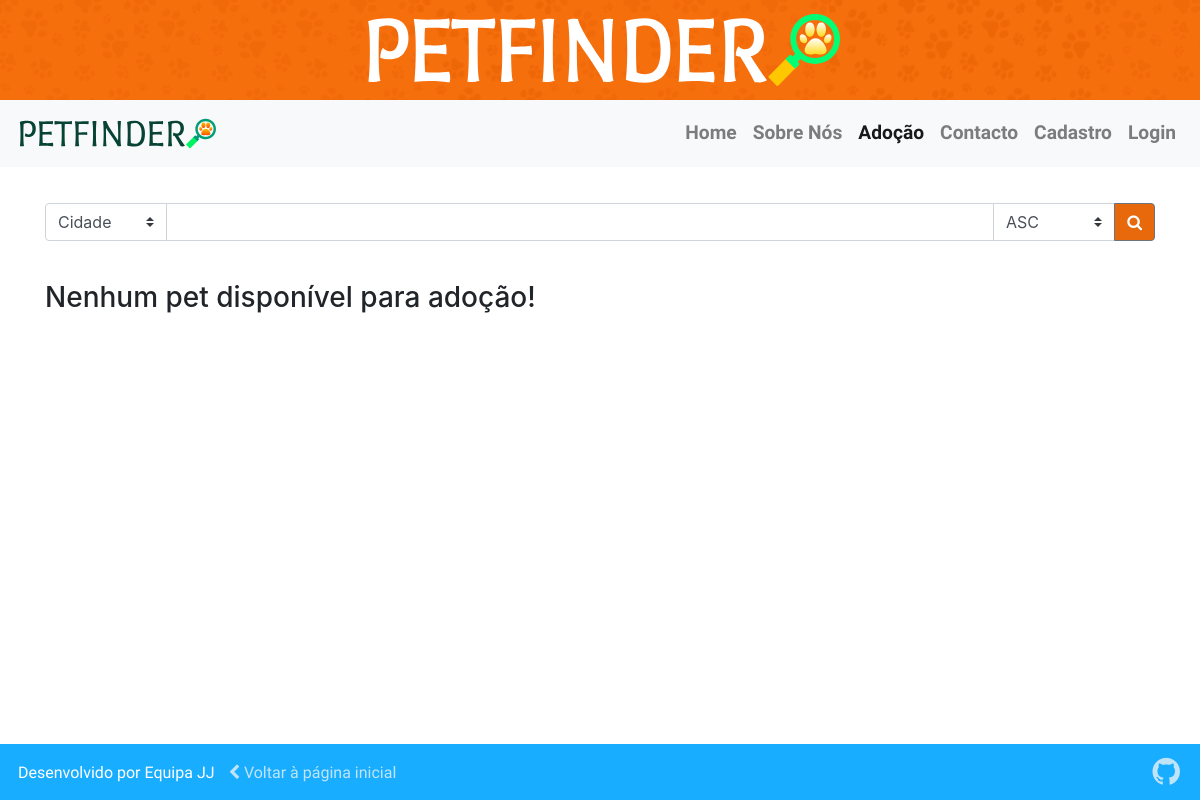
Page /index.php?p=Adocao on the earlier database version.
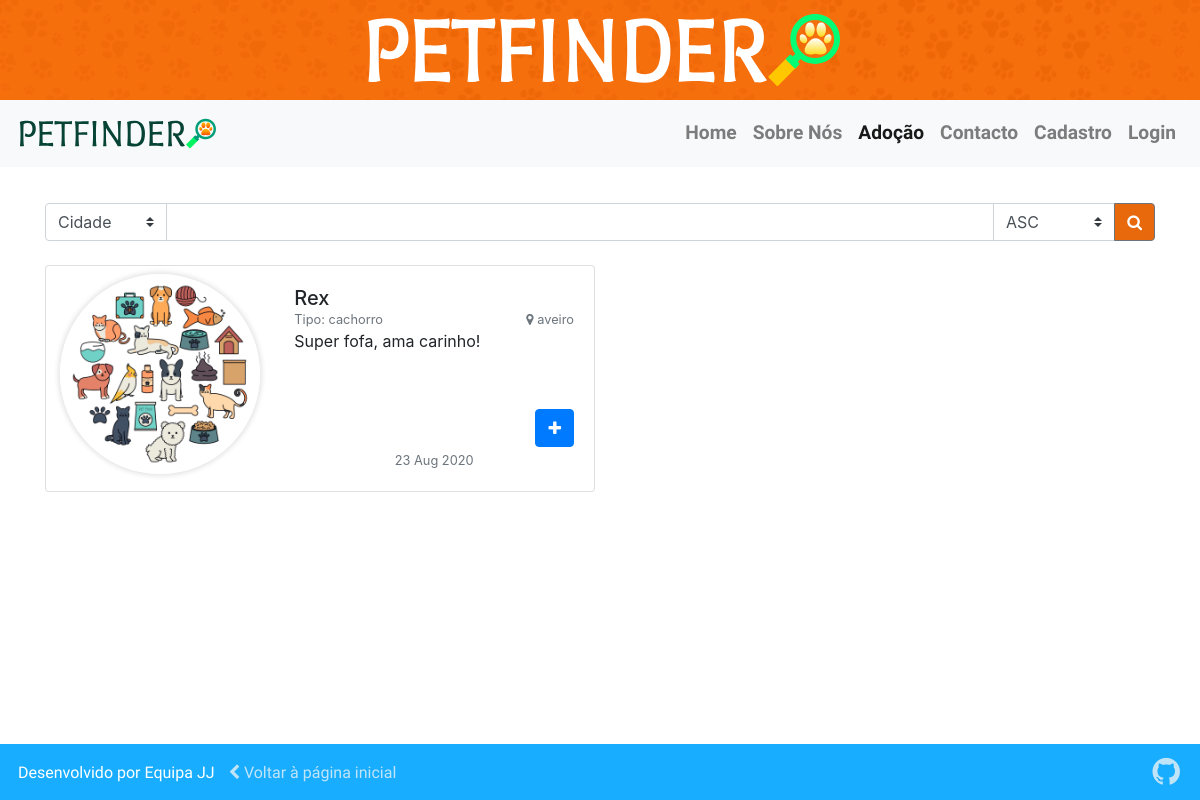
Same page on the later database version.
### tables this page shows
CREATE TABLE `pet` (
  `pet_id` int(11) NOT NULL,
  `pet_name` varchar(100) NOT NULL,
  `pet_image` text NOT NULL DEFAULT '\'n/a\'',
  `user_id` int(11) NOT NULL,
  `status` set('ativo','inativo') NOT NULL DEFAULT 'ativo',
  `pet_type` int(11) NOT NULL DEFAULT 3,
  `sexo` set('m','f') NOT NULL,
  `description` text NOT NULL,
  `create_at` datetime NOT NULL DEFAULT current_timestamp(),
  `update_at` datetime DEFAULT NULL ON UPDATE current_timestamp()
);

CREATE TABLE `type_pet` (
  `type_id` int(11) NOT NULL,
  `type_name` varchar(20) NOT NULL
);

CREATE TABLE `users` (
  `user_id` int(11) NOT NULL,
  `name` varchar(100) NOT NULL,
  `email` varchar(100) NOT NULL,
  `password` varchar(8) NOT NULL,
  `image` text NOT NULL DEFAULT 'n/a',
  `contact` varchar(12) NOT NULL,
  `adress` varchar(100) NOT NULL,
  `post_code` varchar(100) NOT NULL,
  `city` varchar(100) NOT NULL,
  `tipo` enum('0','1') NOT NULL DEFAULT '0',
  `status` set('ativo','inativo') NOT NULL DEFAULT 'ativo',
  `create_at` datetime NOT NULL DEFAULT current_timestamp(),
  `update_at` datetime DEFAULT NULL ON UPDATE current_timestamp()
);

### database/Pet.class.php (called while the page is built, shortened)
<?php
if (!file_exists('./bd.php')) {
  require_once('./database/bd.php');
} else if (file_exists('./bd.php')) {
  require_once('./bd.php');
}
class Pet extends Conn
{
  public function selectAllAtivosInFrontEnd()
  {
    try {
      $this->stmt = $this->conn->prepare("SELECT p.*, u.name as user_name, u.email, u.contact, u.city, t.type_name FROM pet p JOIN users u ON p.user_id=u.user_id JOIN type_pet t ON p.pet_type=t.type_id WHERE p.status='ativo' ORDER BY create_at DESC");
      $this->stmt->execute();
    } catch (Exception $e) {
      echo "<script>alert('Erro ao listar!' ERRO - {$e->getMessage()});
      window.location.href = '../index.php';
      </script>";
    }
  }
}

### database/bd.php (called while the page is built, shortened)
<?php
class Conn
{
  public function connectInFrontEnd()
  {
    include('./environment/environment.php');
    $this->servername = "localhost";
    $this->username = $user_database;
    $this->password = $senha_database;
    try {
      $this->conn = new PDO("mysql:host=" . $this->servername . ";dbname=petfinder", $this->username, $this->password);
    } catch (PDOException $e) {
      echo " ERRO - {$e->getMessage()})";
      $this->conn = null;
      exit;
    }
  }
}

### environment/environment.php (called while the page is built, shortened)
<?php
$user_database = '';
$senha_database = '';

### contents/adocao.php (the view, shortened to what this page needs)
<div id="adocao" class="container pt-3 pb-5">
  <div class="row">
    <div class="col-12 mt-1 mb-4">
      <form action="./index.php?p=Adocao" method="post" class="mt-3">
        <div class="input-group">
          <select class="custom-select" id="inputGroupSelect04" style="flex:0.1;min-width:120px;" name="search">
            <option value="city" selected>Cidade</option>
          </select>
          <input type="text flex-grow-1" class="form-control flex-grow-1" name="searchText" id="searchText">
          <select class="custom-select" id="inputGroupSelect05" style="flex:0.1;min-width:120px;" name="order">
            <option value="ASC" selected>ASC</option>
          </select>
          <div class="input-group-append">
            <button class="btn btn-outline-secondary" type="submit"><i class="fa fa-search" aria-hidden="true"></i></button>
          </div>
        </div>
      </form>
    </div>
  </div>
  <div class="row">
    <div class="col-xl-12 d-flex justify-content-between flex-wrap">
      <?php
      require('./database/Pet.class.php');
      $pet = new Pet();
      $pet->connectInFrontEnd();
      if (isset($_POST['search'], $_POST['searchText'], $_POST['order'])) {
        $pet->filterPet($_POST['search'], $_POST['searchText'], $_POST['order']);
      } else {
        $pet->selectAllAtivosInFrontEnd();
      }
      if ($pet->stmt->rowCount()) :
      ?>
        <?php $data = $pet->stmt->fetchAll();
        foreach ($data as $p) : ?>
          <div class="card mb-3 w-100 align-self-start" style="min-width: 300px; max-width: 550px;">
            <div class="row no-gutters">
              <div class="col-xs-12 col-sm-5 p-2 d-flex justify-content-center">
                <div class="adocaoImg rounded-circle justify-content-center" style="width:300px; height:300px;">
                  <?php
                  if ($p['pet_image'] == "n/a") {
                    echo '<img src="./img/petfinderImgError.png" class="w-100" alt="Imagem Pet">';
                  } else {
                    echo '<img id="petImg' . $p['pet_id'] . '" class="resize" src="' . $p['pet_image'] . '" onerror="this.onerror=null;this.src=\'./img/petfinderImgError.png\';" alt="Imagem Pet">';
                  }
                  ?>
                </div>
              </div>
              <div class="col-xs-12 col-sm-7">
                <div class="card-body">
                  <h5 class="card-title m-0"><?php echo $p['pet_name'] ?></h5>
                  <p class="card-text m-0 d-flex">
                    <small class="text-muted">Tipo: <?php echo $p['type_name'] ?></small>
                    <small class="text-muted ml-auto"><i class="fa fa-map-marker" aria-hidden="true"></i> <?php echo $p['city'] ?></small>
                  </p>
                  <div id="petDescricao<?php echo $p['pet_id'] ?>" style="height:80px; overflow:hidden; transition: height 1s ease-in-out;">
                    <p class="card-text m-0" style="min-height: 80px;"><?php echo $p['description'] ?></p>
                  </div>
                  <div class="text-right">
                    <button id="moreInfo<?php echo $p['pet_id'] ?>" class="btn btn-primary" onclick="showCollapse('<?php echo 'petDescricao' . $p['pet_id'] ?>', '<?php echo 'moreInfo' . $p['pet_id'] ?>')">
                      <i class="fa fa-plus" aria-hidden="true"></i>
                    </button>
                  </div>
                  <div class="text-center">
                    <p class="card-text m-0"><small class="text-muted"><?php echo date('d M Y', strtotime($p['create_at'])) ?></small></p>
                  </div>
                </div>
              </div>
            </div>
          </div>
        <?php
        endforeach;
      else :
        ?>
        <div class="pt-3 text-center">
          <h3>Nenhum pet disponível para adoção!</h3>
        </div>
      <?php endif ?>
    </div>
  </div>
</div>

### ui/header.php (shortened to what this page needs)
<!DOCTYPE html>
  <html lang="en">
  <head>
    <link rel="stylesheet" href="./css/bootstrap.min.css">
    <link rel="stylesheet" href="./css/font-awesome-4.7.0/css/font-awesome.min.css">
    <link rel="stylesheet" href="./css/mystyle.css">
    <link rel="stylesheet" href="./css/animations.css">
</head>
<body>
  <header>
    <div id="header">
      <img src="./img/petfinder_logo_clara.svg" alt="Logo Petfinder">
    </div>
  </header>
  <?php include("nav.php")?>

### ui/nav.php (shortened to what this page needs)
<nav class="navbar navbar-expand-lg navbar-light bg-light sticky-top">
  <a class="navbar-brand" href="#"><img src="./img/petfinder_logo.svg" alt="Logo Petfinder"></a>
  <?php
  if (isset($_SESSION['petfinder-user'])): ?>
    <?php include('./ui/navs/nav_user.php')?>
  <?php elseif(isset($_SESSION['petfinder-admin'])): ?>
    <?php include('./ui/navs/nav_admin.php')?>
  <?php else: ?>
    <?php include('./ui/navs/nav_basic.php')?>
  <?php endif; ?>
</nav>

### ui/navs/nav_basic.php
<div class="collapse navbar-collapse" id="navbarNavDropdown">
  <ul class="navbar-nav ml-auto d-flex align-items-center">
    <?php
    if(isset($_GET['p']) && $_GET['p'] == 'Home') {
      echo '<li class="nav-item active">';
    } else if (isset($_GET['p']) && $_GET['p'] != 'Home') {
      echo '<li class="nav-item">';
    }
    else {
      echo '<li class="nav-item active">';
    };
    ?>
      <a class="nav-link" href="index.php">Home</a>
    </li>
    <?php
    if(isset($_GET['p']) && $_GET['p'] == 'SobreNos') {
      echo '<li class="nav-item active">';
    } else {
      echo '<li class="nav-item">';
    };
    ?>
      <a class="nav-link" href="index.php?p=SobreNos">Sobre Nós</a>
    </li>
    <?php
    if(isset($_GET['p']) && $_GET['p'] == 'Adocao') {
      echo '<li class="nav-item active">';
    } else {
      echo '<li class="nav-item">';
    };
    ?>
    <a class="nav-link" href="index.php?p=Adocao">Adoção</a>
    </li>
    <?php
    if(isset($_GET['p']) && $_GET['p'] == 'Contacto') {
      echo '<li class="nav-item active">';
    } else {
      echo '<li class="nav-item">';
    };
    ?>
      <a class="nav-link" href="index.php?p=Contacto">Contacto</a>
    </li>
    <?php
    if(isset($_GET['p']) && $_GET['p'] == 'Cadastro') {
      echo '<li class="nav-item active">';
    } else {
      echo '<li class="nav-item">';
    };
    ?>
      <a class="nav-link" href="index.php?p=Cadastro">Cadastro</a>
    </li>
    <?php
    if(isset($_GET['p']) && $_GET['p'] == 'Login') {
      echo '<li class="nav-item active">';
    } else {
      echo '<li class="nav-item">';
    };
    ?>
      <a class="nav-link" href="index.php?p=Login">Login</a>
    </li>
  </ul>
</div>

### index.php (shortened to what this page needs)
<?php
include("./ui/header.php");
if (isset($_GET['p'])) {
  $pag = $_GET['p'];
  if ($pag == 'Home') include("./contents/home.php");
  else if ($pag == 'SobreNos') include("./contents/sobrenos.php");
  else if ($pag == 'Adocao') include("./contents/adocao.php");
  else if ($pag == 'Contacto') include("./contents/contacto.php");
  else if ($pag == 'Login') include("./contents/login.php");
  else if ($pag == 'Cadastro') include("./contents/cadastrouser.php");
  else include("./contents/home.php");
} else if (isset($_SESSION['petfinder-admin']) && is_array($_SESSION['petfinder-admin'])) {
  if (isset($_GET['pg'])) {
    $pg = $_GET['pg'];
    if ($pg == 'Home') include("./contents/home.php");
    else if ($pg == 'TableUser') include("./contents/userstable.php");
    else if ($pg == 'TablePet') include("./contents/petstable.php");
    else if ($pg == 'Cadastro') include("./contents/cadastrouser.php");
    else if ($pg == 'CadastroPet') include("./contents/cadastropet.php");
    else if ($pg == 'ChangeUser') include("./contents/userstable.php");
    else if ($pg == 'ChangePet') include("./contents/userstable.php");
    else if ($pg == 'Perfil') include("./contents/viewuser.php");
    else if ($pg == 'Detalhes') include("./contents/viewuser.php");
    else if ($pg == 'DetalhePet') include("./contents/viewpet.php");
    else include("./contents/home.php");
  } else include("./contents/home.php");
} else if (isset($_SESSION['petfinder-user']) && is_array($_SESSION['petfinder-user'])) {
  if (isset($_GET['s'])) {
    $pg = $_GET['s'];
    if ($pg == 'Home') include("./contents/home.php");
    else if ($pg == 'SobreNos') include("./contents/sobrenos.php");
    else if ($pg == 'Adocao') include("./contents/adocao.php");
    else if ($pg == 'Contacto') include("./contents/contacto.php");
    else if ($pg == 'Perfil') include("./contents/viewuser.php");
    else if ($pg == 'MeusPets') include("./contents/meuspets.php");
    else if ($pg == 'DetalhePet') include("./contents/viewpet.php");
    else if ($pg == 'CadastroPet') include("./contents/cadastropet.php");
    else include("./contents/home.php");
  } else include("./contents/home.php");
} else include("./contents/home.php");
include("./ui/footer.php");

### ui/footer.php (shortened to what this page needs)
<div id="footer" class="fixed-bottom d-flex align-items-center">
  <p class="m-0 pl-2">Desenvolvido por Equipa JJ
    <?php if (isset($_GET['p']) || isset($_GET['pg']) || isset($_GET['s']))
      echo '<a class="voltar" href="index.php"><i class="fa fa-chevron-left" aria-hidden="true"></i> Voltar à página inicial</a>'
    ?>
  </p>
  <a href="https://github.com/jenifferazevedo/petfinder"><i class="fa fa-github" aria-hidden="true"></i></a>
</div>
</body>
<?php exit; ?>

### css/mystyle.css (style rules this page uses)
body { font-size: 16px; }
form button.btn, button.btn-icon { background-color: #E8680C; color: white; text-transform: uppercase; }
#header { background: url('../img/backgroundpet.png'); text-align: center; }
#header img { width: 40%; min-width: 250px; }
.navbar a.navbar-brand img { width: 200px; }
.navbar .navbar-nav { font-family: 'Mulish', sans-serif; font-weight: 600; font-size: 1.2em; }
.adocaoImg { min-height: 200px; max-width: 200px; max-height: 200px; overflow: hidden; display: flex; align-items: center; box-shadow: 0 0 5px 2px rgba(0, 0, 0, 0.11); }
#footer { position: fixed-bottom; background-color: #19ADFF; color: white; font-family: 'Mulish', sans-serif; flex-direction: row; padding: 2px 10px; }
#footer p a.voltar i { padding-right: 0; font-size: 1em; }
#footer p a.voltar { white-space: nowrap; }
#footer a { margin-left: auto; color: #bfe4f8; }
#footer a i { padding: 10px; font-size: 2em; }

Differences in the rows shown:
added pet: pet_name "Rex", pet_type.type_name "cachorro", user.city "aveiro", description "Super fofa, ama carinho!", create_at "23 Aug 2020"
Other differences:
text no longer shown: "Nenhum pet disponível para adoção!"
